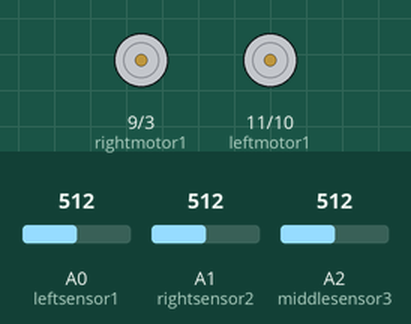
The sketch below on a simulated Arduino Uno, built with avr-gcc and run on an emulated ATmega328P. On the bench: motor-driver pin pairs drawn as motors (green arrow = first pin HIGH = forward, orange = second pin HIGH = backward, longer = more drive). The test bench sets the inputs (shaded band); at power-on: A0 (leftsensor1) = 512, A2 (middlesensor3) = 512, A1 (rightsensor2) = 512. What the sketch prints to the serial monitor is not drawn.

Above: at 1.2 s.
1.3 s: A0 (leftsensor1) set to 527
At 2.4 s:
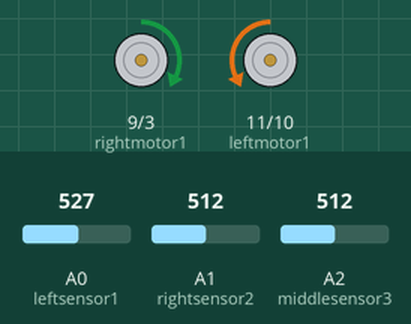
2.8 s: A2 (middlesensor3) set to 520
4.3 s: A2 (middlesensor3) set to 537
At 5.1 s:
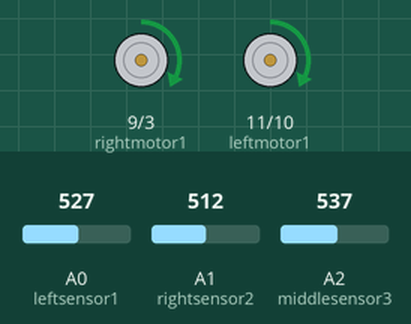
7.6 s: A0 (leftsensor1) set to 702
At 8.6 s:
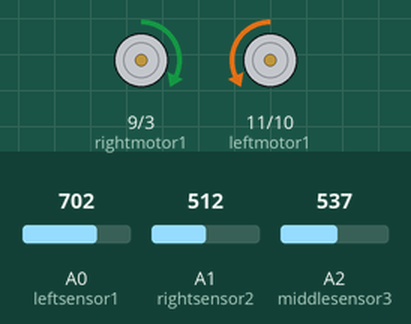
9.1 s: A0 (leftsensor1) set to 725
Timing chart, 0 to 11.6 s (numbered marks = the images above; inputs shaded):
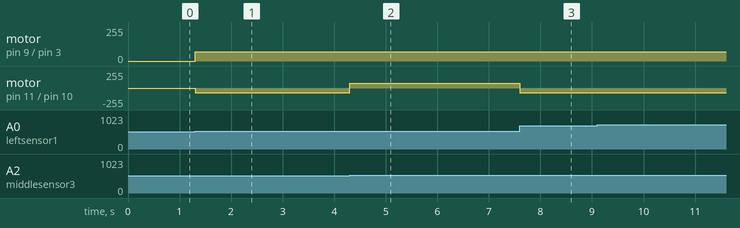

The sketch:

light_detector.ino
```cpp
int leftsensor1 = A0;
int rightsensor2 = A1;
int middlesensor3 = A2;
int leftmotor1 = 11;
int leftmotor2 = 10;
int rightmotor1 = 9;
int rightmotor2 = 3;
int sensorvalue1 = 0;
int sensorvalue2 = 0;
int sensorvalue3 = 0;

void forward(){
  analogWrite(leftmotor1,70);
  analogWrite(leftmotor2,0);
  analogWrite(rightmotor1,70);
  analogWrite(rightmotor2,0);
}
void backward(){
  analogWrite(leftmotor1,0);
  analogWrite(leftmotor2,70);
  analogWrite(rightmotor1,0);
  analogWrite(rightmotor2,70);
}
void left(){
  analogWrite(leftmotor1,0);
  analogWrite(leftmotor2,70);
  analogWrite(rightmotor1,70);
  analogWrite(rightmotor2,0);

}
void right(){
 analogWrite(leftmotor1,70);
  analogWrite(leftmotor2,0);
  analogWrite(rightmotor1,0);
  analogWrite(rightmotor2,70);

}
void stp(){
  analogWrite(leftmotor1,0);
  analogWrite(leftmotor2,0);
  analogWrite(rightmotor1,0);
  analogWrite(rightmotor2,0);
}
void setup() {
  // put your setup code here, to run once:
Serial.begin(9600);
  pinMode(leftmotor1,OUTPUT);
   pinMode(leftmotor2,OUTPUT);
   pinMode(rightmotor1,OUTPUT);
   pinMode(rightmotor2,OUTPUT);
   pinMode(leftsensor1 , INPUT);
    pinMode(rightsensor2 , INPUT);
     pinMode(middlesensor3 , INPUT);
}

void loop() {
  // put your main code here, to run repeatedly:
  sensorvalue1= analogRead(leftsensor1);
  sensorvalue2= analogRead(rightsensor2);
  sensorvalue3= analogRead(middlesensor3);
 // Serial.print(sensorvalue1);
 // Serial.print(sensorvalue2);
 // Serial.print(sensorvalue3);
  if(sensorvalue1>sensorvalue2 && sensorvalue1>sensorvalue3){
    left();
    Serial.print("left");
  }
   if(sensorvalue2>sensorvalue1 && sensorvalue2>sensorvalue3){
    Serial.print("right");
  };
   if(sensorvalue3>sensorvalue2 && sensorvalue3>sensorvalue1){
    forward();
    Serial.print("forward");
  };
   if(sensorvalue1 == 0 && sensorvalue2 == 0 && sensorvalue3 == 0){
    stp();
  };


}
```

Measured:
- the behaviour switches between 512 and 513 on A0 (leftsensor1) (found by bisection; images 0 and 1)
- the behaviour switches between 527 and 528 on A2 (middlesensor3) (found by bisection; images 1 and 2)
- after the input at 1.3 s, motor on pin 9 (rightmotor1) / pin 3 (rightmotor2): stopped → forward 70/255 at once; motor on pin 11 (leftmotor1) / pin 10 (leftmotor2): stopped → backward 70/255 at once
- after the input at 2.8 s, every drawn part: stays the same
- after the input at 4.3 s, motor on pin 11 (leftmotor1) / pin 10 (leftmotor2): backward 70/255 → forward 70/255 at once
- after the input at 7.6 s, motor on pin 11 (leftmotor1) / pin 10 (leftmotor2): forward 70/255 → backward 70/255 at once
- after the input at 9.1 s, every drawn part: stays the same
